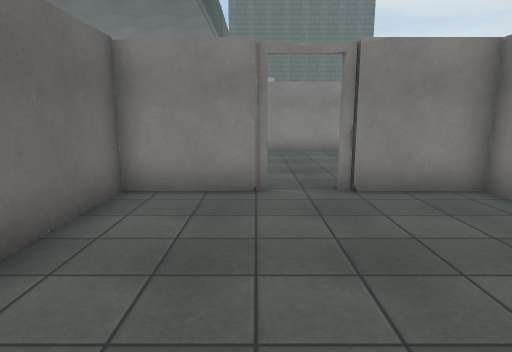
View 1 (above)

17 first-person views from a walk through a 3-D level made in the Unity game engine. The camera is 1.5 m above the floor, tilts 10° down and sees 75° across. The floor is counted in squares, 1 m on a side. Each view is taken from the middle of a square. On the plan, view 1 faces up. The plan holds only what a view shows up to about 15 squares ahead; the rest is blank. The place goes on beyond the plan. Surface patterns are stand-ins for the level's own textures.

View 2
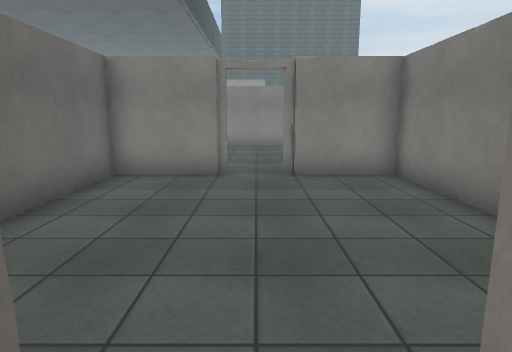

View 3
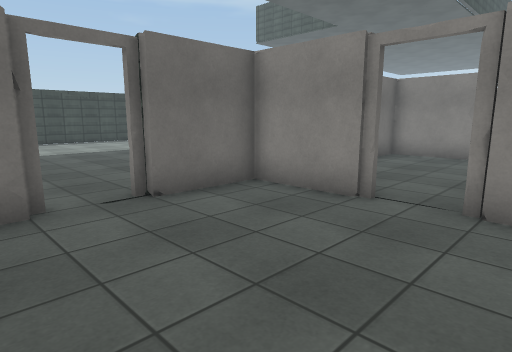

View 4
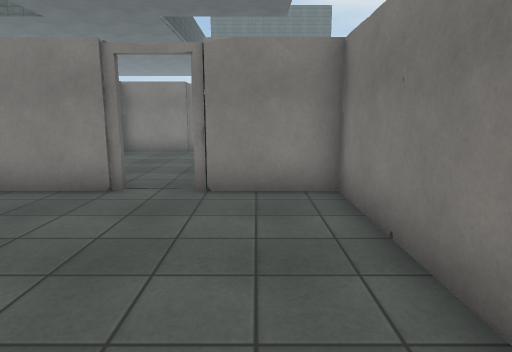

View 5
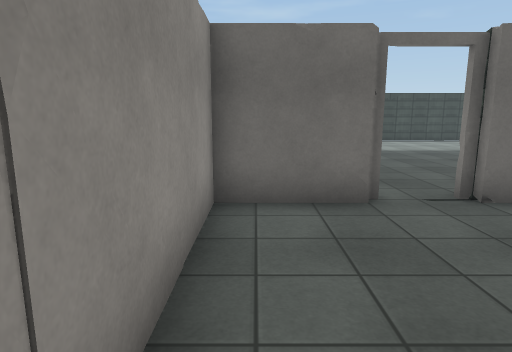

View 6
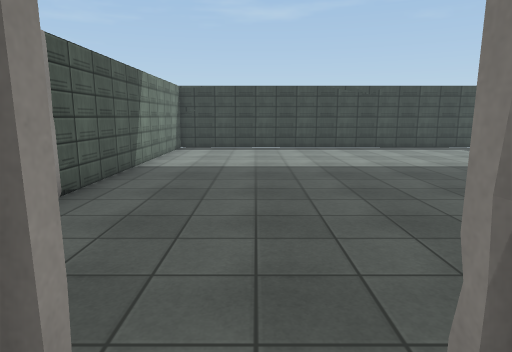

View 7
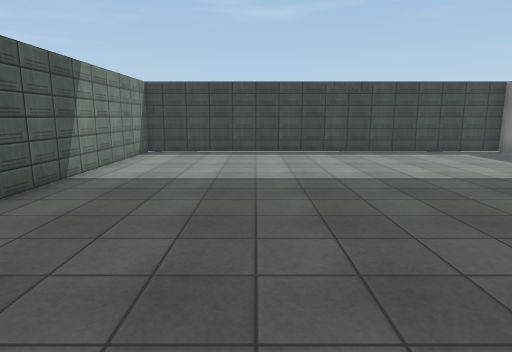

View 8
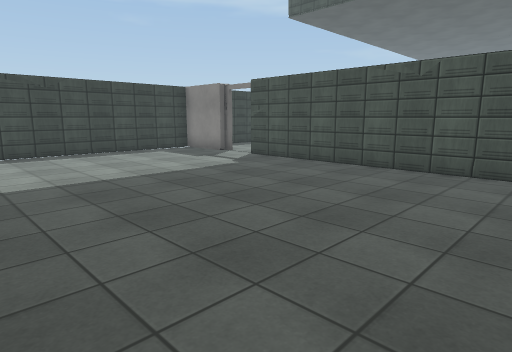

View 9
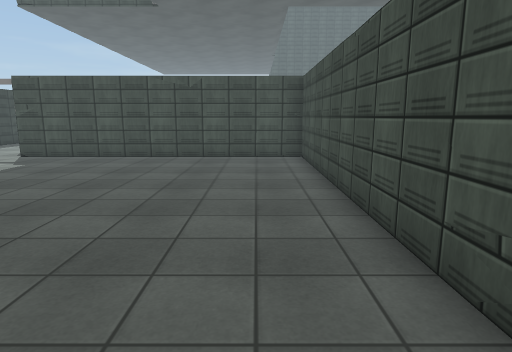

View 10
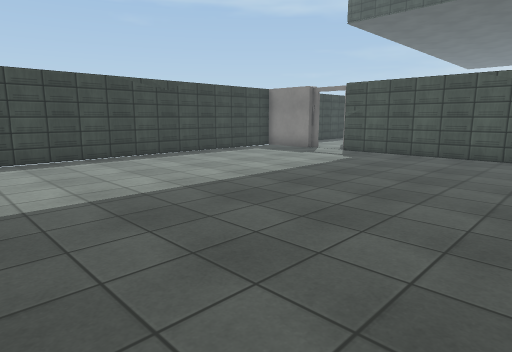

View 11
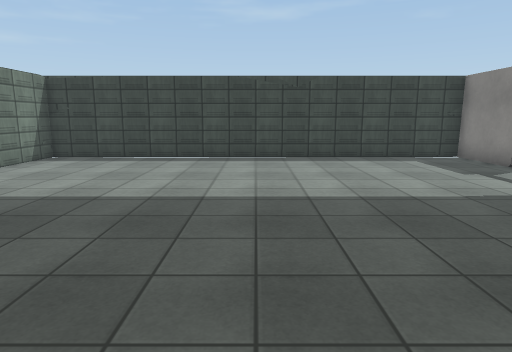

View 12
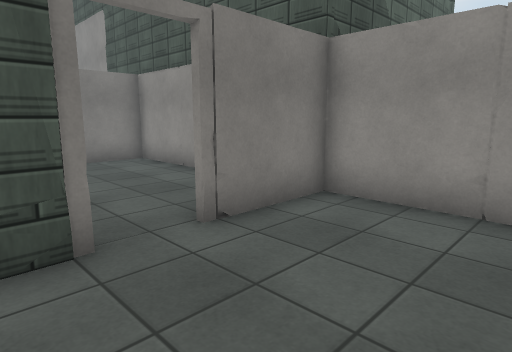

View 13
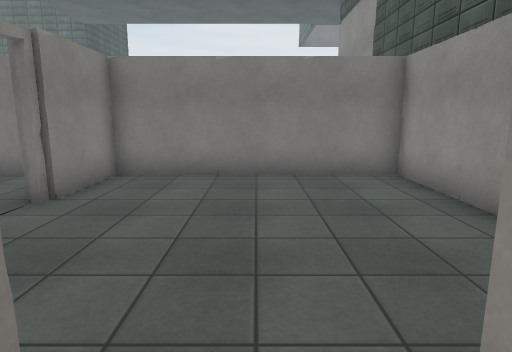

View 14
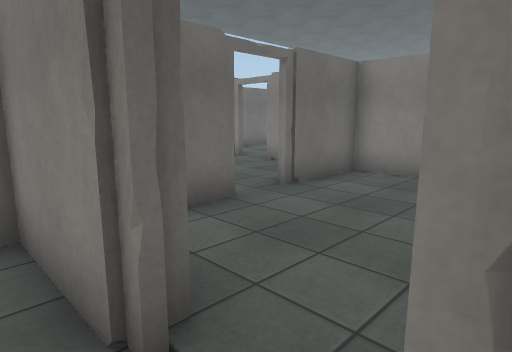

View 15
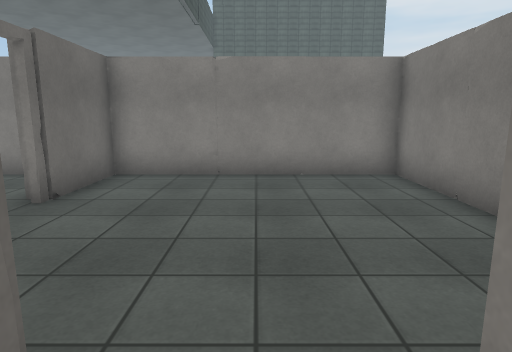

View 16
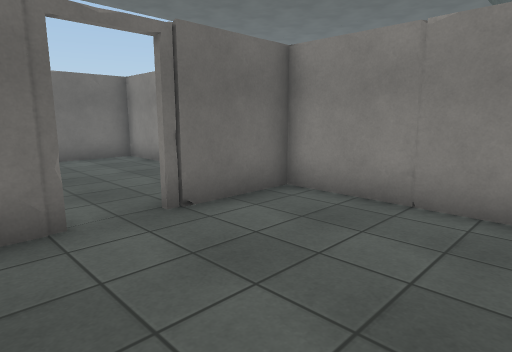

View 17
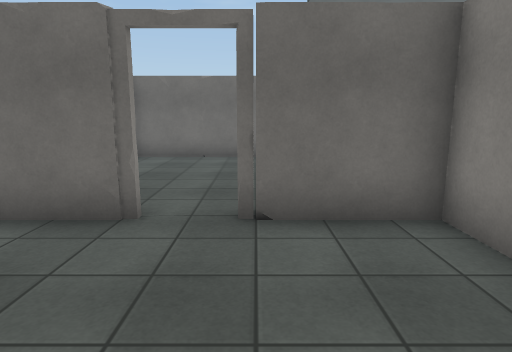

### Floor plan
Points are (right, up) in squares from view 1. A wall is a line through its corners. A room is listed if a view was taken in it or the views show most of it. See-through windows are left out.
Room 1 (views 1, 14, 15)
walls: (2, 6.6) (2, 7.2); (0.2, 6.7) (-2.7, 6.7) (-2.7, 2.6); (4.7, 1.1) (4.7, 6.7) (1.6, 6.7)
ways out: opening at (1, -1) to room 2; opening at (1, 7) to room 4
Room 2 (views 2, 3, 4, 5, 6)
walls: (0.3, -1.3) (-2.7, -1.3) (-2.7, -4) (-3.1, -4); (-2.7, -5.9) (-2.7, -8.7) (4.7, -8.7) (4.7, -1.3) (1.6, -1.3)
ways out: opening at (1, -1) to room 1; opening at (-3, -5) to room 3
Room 3 (views 7, 8, 9, 10, 11, 12, 13)
walls: (-3.2, -4.3) (-3.2, 6.7) (-14, 6.7); (-6.4, -8.7) (-3.2, -8.7) (-3.2, -5.6); (-16, 6.7) (-18.7, 6.7) (-18.7, -8.7) (-8.1, -8.7)
ways out: opening at (-3, -5) to room 2; opening at (-15, 7)
Room 4 (views 16, 17)
walls: (4.7, 10.9) (4.7, 14.7) (-2.7, 14.7) (-2.7, 11.6); (-2.6, 12) (-3.2, 12); (-2.7, 10.2) (-2.7, 8.1)
ways out: opening at (1, 7) to room 1; opening at (-3, 11) to room 5
Room 5 (no view inside)
walls: (-7.8, 14.7) (-10.7, 14.7) (-10.7, 7.4); (-5.1, 14.7) (-6.3, 14.7)
ways out: opening at (-3, 11) to room 4; opening at (-7, 15)

Where each view was taken, in squares from view 1:
view 1: 0 up, 0 right, facing up
view 2: 2 down, 1 right, facing up
view 3: 7 down, 3 right, facing up-left
view 4: 8 down, 3 right, facing up
view 5: 8 down, 3 right, facing left
view 6: 5 down, 2 left, facing left
view 7: 4 down, 4 left, facing left
view 8: 3 down, 4 left, facing up-left
view 9: 6 down, 5 left, facing up
view 10: 7 down, 6 left, facing up-left
view 11: 1 down, 6 left, facing left
view 12: 3 down, 7 left, facing down-right
view 13: 5 down, 4 left, facing right
view 14: 6 up, 2 right, facing up-left
view 15: 6 up, 1 right, facing up
view 16: 9 up, 2 right, facing up-left
view 17: 12 up, 2 right, facing left
